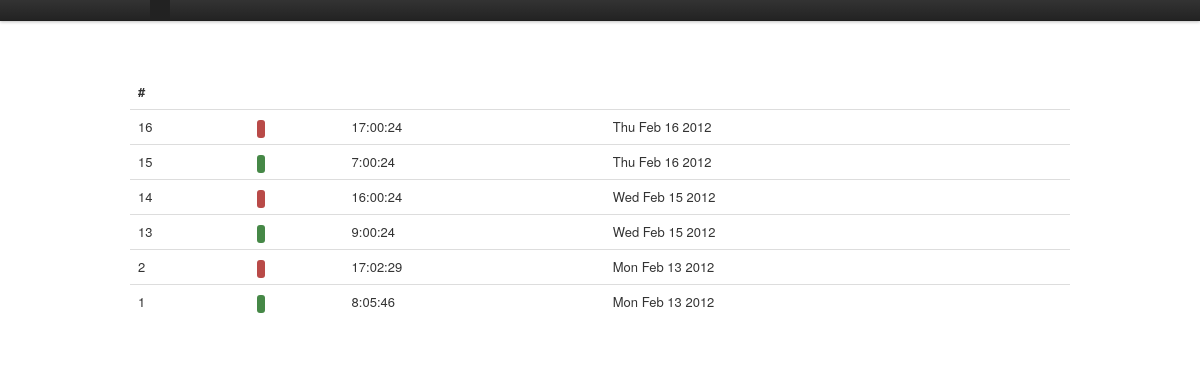
The app's page /user/activity/ (signed in), older data.
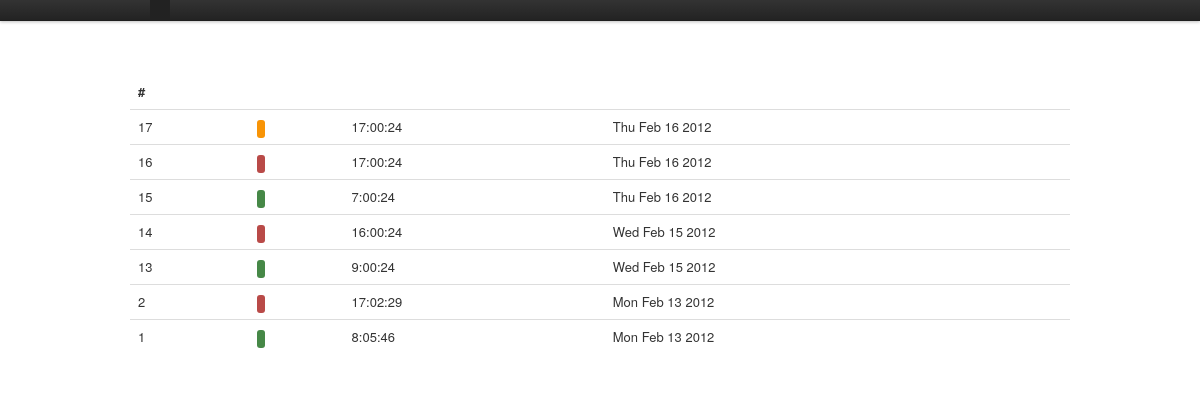
The same page, newer data.
### tables this page shows
CREATE TABLE IF NOT EXISTS `presence_activity` (
  `id` int(11) NOT NULL AUTO_INCREMENT,
  `userid` varchar(250) NOT NULL,
  `action` varchar(50) NOT NULL,
  `timestamp` int(15) NOT NULL,
  `computed` tinyint(1) NOT NULL DEFAULT '0',
  PRIMARY KEY (`id`)
);

### public/index.php (called while the page is built, shortened)
<?php
require_once (ROOT . '/config/config.php');
$url = isset($_GET['url']) ? $_GET['url'] : null;
$role = isset($_SESSION['role']) ? $_SESSION['role'] : null;
if ($url == null && $role == null) {
    $controller = "AuthController";
    $action = "asklogin";
    $url_params = array();
} else if ($url == null && isset($role)) {
    $controller = ucfirst($role) . 'Controller';
    $action = 'activity';
    $url_params = array();
} else {
    $url_params = explode('/', $url);
    $controller = ucfirst(array_shift($url_params));
    $action = $url_params[0] == null ? 'activity' : array_shift($url_params);
}
isset($url_params[1])
    ? $extra_action = $url_params[1]
    : $extra_action = null;
$extra_params = $_POST;
new $controller($action, array_merge($url_params, $extra_params), $extra_action);

### lib/DB.php (called while the page is built, shortened)
<?php
class DB {
    private static $_instance;
    private static function getInstance(){
        if(self::$_instance == null){
            self::$_instance = new $class();
        }
        return self::$_instance;
    }
    public static function setUp($params){
        $db = self::getInstance();
        $db->_connection = new PDO("mysql:host=" . $params->dbhost . ";
                                    dbname=" . $params->dbname,
                                               $params->dbuser,
                                               $params->dbpassword);
    }
    public static function getDB(){
        $db = self::getInstance();
        return $db->_connection;
    }
	static function getRecord($sql, array $params){
        $st = self::getDB()->prepare($sql);
		$st->execute($params);
		return $st->fetch(PDO::FETCH_OBJ);
	}
	static function getAllRecords($sql, array $params = null){
		$st = self::getDB()->prepare($sql);
        $st->execute($params);
        return $st->fetchAll(PDO::FETCH_OBJ);
	}
}

### config/config.php (called while the page is built, shortened)
<?php
$CONFIG = new stdClass();
$CONFIG->dbhost = 'localhost';
$CONFIG->dbname = 'presence';
$CONFIG->dbuser = 'root';
$CONFIG->dbpassword = 'doremi';

### app/models/ActivityModel.php (called while the page is built, shortened)
<?php
class ActivityModel extends Model {
    public static function find_all_by_user($user) {
        $sql = "SELECT pa.id, pa.userid, pa.action, pa.timestamp
				FROM " . self::table() . " pa
				JOIN presence_users pu ON `userid` = pu.id
				WHERE `userid` = ?
				ORDER BY id DESC";
		return DB::getAllRecords($sql, array($user));
    }
}

### app/controllers/UserController.php (called while the page is built, shortened)
<?php
class UserController extends Controller {
    public function __construct($action, $params) {
        global $CONFIG;
        if ($this->check_role('user') && method_exists($this, $action)) {
            $this->$action($params);
        } else {
            RoutingHelper::redirect($CONFIG->wwwroot . '/error/notfound');
        }
    }
    function activity($params) {
        $user = UserModel::find_by_email($_SESSION['user']);
        $this->_view = new UserActivityView(ActivityModel::find_all_by_user($user->id));
    }
}

### app/model.class.php (called while the page is built, shortened)
<?php
abstract class Model{
    protected static function table(){
        $prefix = 'presence_';
        $caller = get_called_class();
        $class = lcfirst(substr($caller, 0, -5));
        return $prefix.self::pluralise($class);
    }
    private static function pluralise($word){
        $exceptions = array();
        $exceptions['activity'] = 'activity';
        empty($exceptions[$word])
            ? $plural = $word.'s'
            : $plural = $exceptions[$word];
        return $plural;
    }
}

### app/models/UserModel.php (called while the page is built)
<?php
class UserModel extends Model {
    public static function find_by_email($email){
        $sql = "SELECT id
                FROM ".self::table()."
                WHERE `email` = ?";
		return DB::getRecord($sql, array($email));
    }
}

### app/helpers/BootstrapHelper.php (called while the page is built, shortened)
<?php
class BootstrapHelper extends Helper{
    static function get_label_for_action($action){
       switch ($action) {
            case 'checkin': return 'label-success';
            case 'checkout': return 'label-important';
            case 'incidence': return 'label-warning';
		}
    }
}

### app/views/user/UserActivityView.php (the view, shortened to what the changed rows need)
<?php
class UserActivityView extends View {
    private $_entries;
    public function __construct($entries) {
        $this->_entries = $entries;
    }
    public function content() {
        global $STRINGS;
        $activity_table_content = '';
        if (!empty($this->_entries)) {
            foreach ($this->_entries as $entry) {
                $activity_table_content .=
                '<tr>
					<td>' . $entry->id . '</td>
					<td><span class="label ' . BootstrapHelper::get_label_for_action($entry->action). '">' . BootstrapHelper::get_event_description($entry->action) . '</span></td>
                    <td>' . date('G:i:s', $entry->timestamp) . '</td>
					<td>' . date('D M j Y', $entry->timestamp) . '</td>
				 </tr>
				';
            }
        }
        return '
            <section id="user-activity">
                <table class="table">
                    <thead>
                        <tr>
                            <th>#</th>
                            <th>'.$STRINGS['action'].'</th>
                            <th>'.$STRINGS['time'].'</th>
                            <th>'.$STRINGS['date'].'</th>
                        </tr>
                    </thead>
                    <tbody>
                    '.$activity_table_content.'
                    </tbody>
                </table>
            </section>';
    }
}

Row changes from the older to the newer data that the page shows:
added presence_activity: id "17", timestamp "17:00:24", timestamp "Thu Feb 16 2012"
